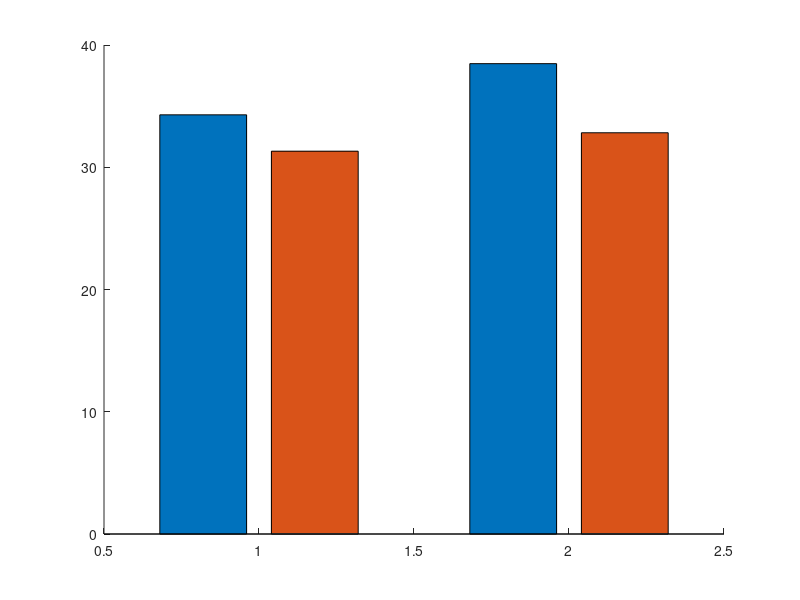

Source code (MATLAB): (Note: this script raises an error after producing the figure.)
% =========================================================================
% Figure 5d: Behavioral Improvements 
% =========================================================================

% Load behavioral improvement data and standard errors
load('Fig_5d.mat');

% --- 1. Parameter Setup & Color Definition ---
% Define custom RGB colors (normalized)
color_post1_bar1 = [0.33, 0.55, 0.78]; % Dark Blue (Post1, Bar 1)
color_post1_bar2 = [0.60, 0.74, 0.86]; % Light Blue (Post1, Bar 2)
color_post2_bar1 = [0.89, 0.42, 0.13]; % Dark Orange (Post2, Bar 1)
color_post2_bar2 = [0.93, 0.64, 0.45]; % Light Orange (Post2, Bar 2)

% Initialize figure window
figure('Name', 'Figure 5d', 'Position', [100, 100, 500, 500], 'Color', 'w');
hold on;

% --- 2. Plot Grouped Bar Chart ---
b = bar(MPI, 'grouped');

% Remove default black edges for a cleaner look
b(1).EdgeColor = 'none';
b(2).EdgeColor = 'none';

% Apply independent colors to each specific bar
b(1).FaceColor = 'flat';
b(2).FaceColor = 'flat';

% Assign colors to the first bar of each group
b(1).CData(1,:) = color_post1_bar1; % Post1
b(1).CData(2,:) = color_post2_bar1; % Post2

% Assign colors to the second bar of each group
b(2).CData(1,:) = color_post1_bar2; % Post1
b(2).CData(2,:) = color_post2_bar2; % Post2

% --- 3. Plot Error Bars ---
% Extract the exact X-coordinates of the bar centers
x1 = b(1).XEndPoints;
x2 = b(2).XEndPoints;

% Overlay subjects at the actual bar centers; preserve the existing axes.
% Columns: Post1 Bar1, Post1 Bar2, Post2 Bar1, Post2 Bar2.
bar_centers = [x1(1), x2(1), x1(2), x2(2)];
Scatter_color = [color_post1_bar1; color_post1_bar2; ...
    color_post2_bar1; color_post2_bar2];
group = repmat(bar_centers, size(subject_data, 1), 1);
ylim([0 50]); % Use the final axis scale when arranging the swarm.
beeswarm(group(:), subject_data(:), 'sort_style', 'up', ...
    'use_current_axes', true, 'colormap', Scatter_color, ...
    'MarkerFaceAlpha', 1, 'MarkerEdgeColor', 'white');
hold on;
set(gca, 'SortMethod', 'childorder'); % bars < scatter < error bars

% Draw error bars (dark gray, no connecting lines)
errorbar(x1, MPI(:,1), SE(:,1), 'k', 'LineStyle', 'none', ...
    'LineWidth', 1.5, 'CapSize', 5, 'Color', [0.35, 0.35, 0.35]);
errorbar(x2, MPI(:,2), SE(:,2), 'k', 'LineStyle', 'none', ...
    'LineWidth', 1.5, 'CapSize', 5, 'Color', [0.35, 0.35, 0.35]);

% --- 4. Figure Formatting ---
title('Behavioral improvements', 'FontSize', 18, 'FontWeight', 'normal', 'FontName', 'Arial');
ylabel('Improvement (%)', 'FontSize', 22, 'FontName', 'Arial');

% Set X-axis labels and tick properties
set(gca, 'XTick', [1 2], 'XTickLabel', {'Post1', 'Post2'}, ...
    'FontSize', 18, 'FontName', 'Arial');

% Set Y-axis limits and ticks
ylim([0 65]);
yticks(0:10:60);

% Aesthetics: hide top/right axes, thicken visible axes, format ticks
box off;
set(gca, 'LineWidth', 1.5, 'TickDir', 'out', 'TickLength', [0.015 0.015]);

% Remove X-axis tick marks to maintain a clean baseline while keeping Y-axis ticks
ax = gca;
ax.XAxis.TickLength = [0 0];

hold off;
